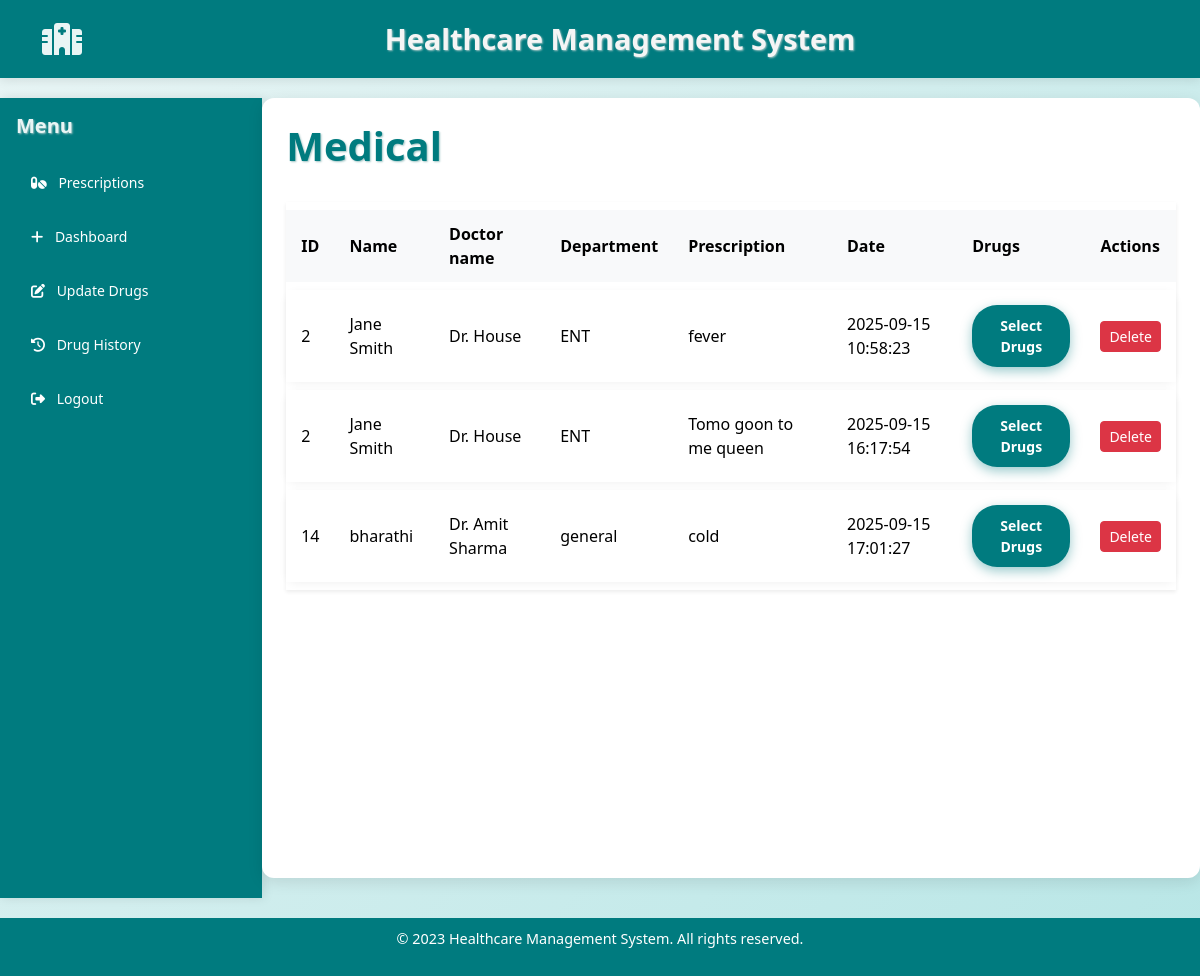
The app's page /medp, older data.
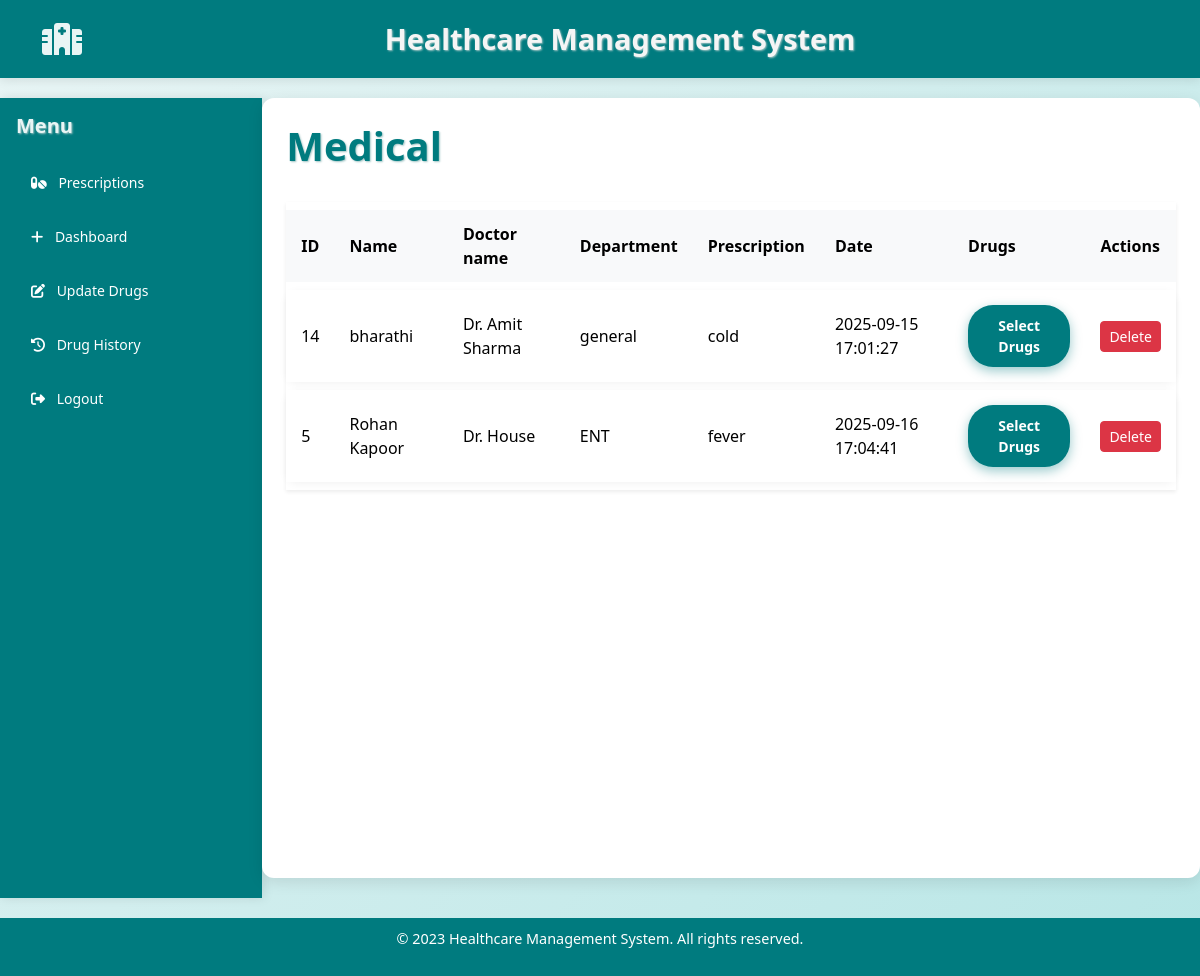
The same page, newer data.
### models.py (models this page shows)
class Prescription(db.Model):
    id = db.Column(db.Integer, primary_key=True)
    patient_id = db.Column(db.Integer, db.ForeignKey('patient.id'), nullable=False)
    doctor_id = db.Column(db.Integer, db.ForeignKey('doctor.id'), nullable=False)
    prescription_text = db.Column(db.Text, nullable=False)
    date = db.Column(db.DateTime, default=without_microseconds)

class Patient(db.Model):
    id = db.Column(db.Integer, primary_key=True)
    name = db.Column(db.String(100), nullable=False)
    gender = db.Column(db.String, nullable=False)
    age = db.Column(db.Integer, nullable=False)
    phone = db.Column(db.Integer, nullable=False)
    address = db.Column(db.String, nullable=False)
    department = db.Column(db.String, nullable=False)

class Doctor(UserMixin, db.Model):
    id = db.Column(db.Integer, primary_key=True)
    name = db.Column(db.String(100), nullable=False)
    gender = db.Column(db.String, nullable=False)
    age = db.Column(db.Integer, nullable=False)
    phone = db.Column(db.Integer, nullable=False)
    email = db.Column(db.String, nullable=False)
    password = db.Column(db.String, nullable=False)
    department = db.Column(db.String, nullable=False)
    picture = db.Column(db.String, nullable=True, default='default_profile.png')
    address = db.Column(db.String, nullable=True)
    bio = db.Column(db.Text, nullable=True)

### app.py (the view)
@app.route('/medp')
def medp():
    press = db.session.query(Prescription, Patient, Doctor).join(Patient, Prescription.patient_id == Patient.id).join(Doctor, Prescription.doctor_id == Doctor.id).join(Patientin, Patientin.patient_id == Patient.id).all()
    return render_template('medpage.html',press=press)

### templates/medpage.html (shortened to what this page needs)
{% extends 'base.html' %}
{% block content %}
<div class="d-flex">
    <nav class="sidebar text-white p-3 vh-100" style="background-color: #007b7f;">
        <h5 class="mb-4">Menu</h5>
        <ul class="nav flex-column">
            <li class="nav-item mb-2"><a href="{{ url_for('medp') }}" class="nav-link text-white"><i class="fas fa-pills me-2"></i> Prescriptions</a></li>
            <li class="nav-item mb-2"><a href="{{ url_for('analyticsdrug.analytics_drugdashboard') }}" class="nav-link text-white"><i class="fas fa-plus me-2"></i> Dashboard</a></li>
            <li class="nav-item mb-2"><a href="{{ url_for('updatedrugs') }}" class="nav-link text-white"><i class="fas fa-edit me-2"></i> Update Drugs</a></li>
            <li class="nav-item mb-2"><a href="{{ url_for('drughistory') }}" class="nav-link text-white"><i class="fas fa-history me-2"></i> Drug History</a></li>
            <li class="nav-item mb-2"><a href="{{ url_for('logout') }}" class="nav-link text-white"><i class="fas fa-sign-out-alt me-2"></i> Logout</a></li>
        </ul>
    </nav>
    <div class="container-fluid p-4">
    <div class="d-flex justify-content-between align-items-center mb-4">
        <h1>Medical</h1>
    </div>
    <table class="table table-bordered align-middle shadow-sm">
        <thead class="table-light">
            <tr>
                <th>ID</th>
                <th>Name</th>
                <th>Doctor name</th>
                <th>Department</th>
                <th>Prescription</th>
                <th>Date</th>
                <th>Drugs</th>
                <th>Actions</th>
            </tr>
        </thead>
        <tbody>
            {% for prescription, patient, doctor in press %}
            <tr>
                <td>{{ patient.id }}</td>
                <td>{{ patient.name }}</td>
                <td>{{ doctor.name }}</td>
                <td>{{ doctor.department }}</td>
                <td>{{ prescription.prescription_text }}</td>
                <td>{{ prescription.date.strftime('%Y-%m-%d %H:%M:%S') }}</td>
                <td><a href="{{ url_for('selectdrug', patient_id=patient.id) }}" class="btn btn-primary btn-sm">Select Drugs</a></td>
                <td>
                    <form action="{{ url_for('delete_prescription', prescription_id=prescription.id) }}" method="POST" style="display:inline;">
                        <button type="submit" class="btn btn-danger btn-sm" onclick="return confirm('Are you sure you want to delete this prescription?')">Delete</button>
                    </form>
                </td>
            </tr>
            {% endfor %}
        </tbody>
    </table>
    </div>
</div>
{% endblock %}

Row changes from the older to the newer data that the page shows:
no longer on this page (row unchanged): Prescription: id "2", name "Jane Smith", name "Dr. House", department "ENT", prescription_text "fever", date "2025-09-15 10:58:23"
no longer on this page (row unchanged): Prescription: id "2", name "Jane Smith", name "Dr. House", department "ENT", prescription_text "Tomo goon to me queen", date "2025-09-15 16:17:54"
added Prescription: id "5", name "Rohan Kapoor", name "Dr. House", department "ENT", prescription_text "fever", date "2025-09-16 17:04:41"
